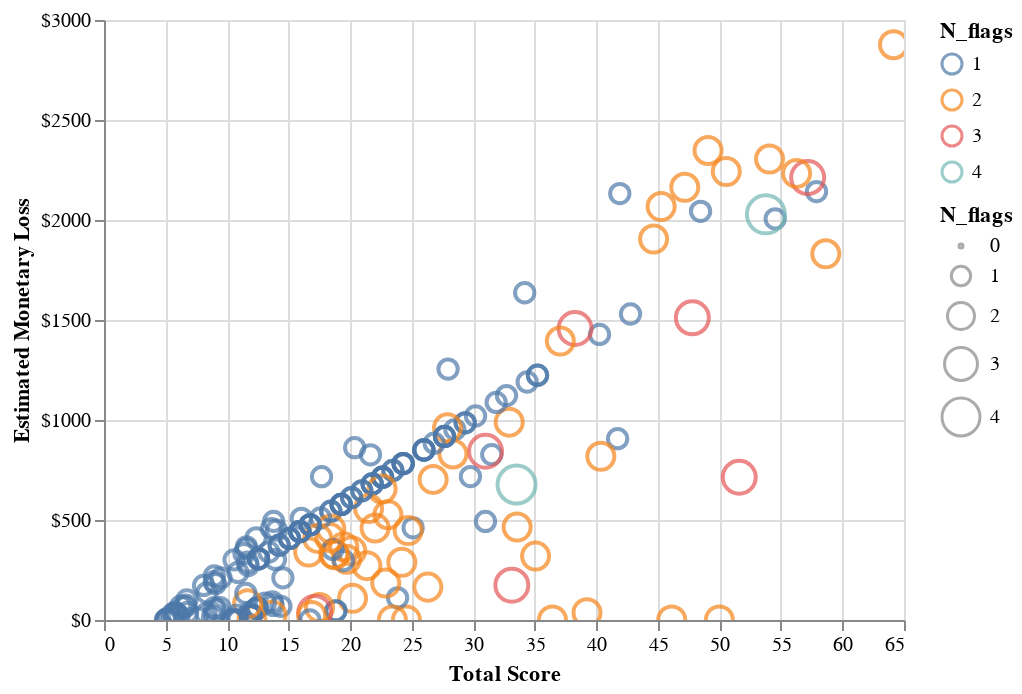

Here is the notebook cell this chart was saved with:
### Code cell
import altair as alt
alt.Chart(total_scores.reset_index()).mark_point().encode(
    alt.X("Total_score", axis=alt.Axis(title='Total Score')),
    alt.Y("Monetary", axis=alt.Axis(format='$f', title='Estimated Monetary Loss')),
    alt.Color("N_flags:N"),
    size="N_flags",
    tooltip=['Provider_ID:Q', 'Total_score', 'Monetary', 'N_flags']
).interactive()

### Figure 1 — Vega-Lite specification as saved in the notebook (floating-point values rounded to 4 significant figures; data arrays with more than 128 entries replaced by an {"elided": "..."} marker saying what was removed)
{"$schema": "https://vega.github.io/schema/vega-lite/v2.6.0.json", "config": {"view": {"height": 300, "width": 400}}, "data": {"name": "data-4b4adda9189aa734420a3f659ca49c1c"}, "datasets": {"data-4b4adda9189aa734420a3f659ca49c1c": {"elided": "224 records"}}, "encoding": {"color": {"field": "N_flags", "type": "nominal"}, "size": {"field": "N_flags", "type": "quantitative"}, "tooltip": [{"field": "Provider_ID", "type": "quantitative"}, {"field": "Total_score", "type": "quantitative"}, {"field": "Monetary", "type": "quantitative"}, {"field": "N_flags", "type": "quantitative"}], "x": {"axis": {"title": "Total Score"}, "field": "Total_score", "type": "quantitative"}, "y": {"axis": {"format": "$f", "title": "Estimated Monetary Loss"}, "field": "Monetary", "type": "quantitative"}}, "mark": "point", "selection": {"selector012": {"bind": "scales", "encodings": ["x", "y"], "mark": {"fill": "#333", "fillOpacity": 0.125, "stroke": "white"}, "on": "[mousedown, window:mouseup] > window:mousemove!", "resolve": "global", "translate": "[mousedown, window:mouseup] > window:mousemove!", "type": "interval", "zoom": "wheel!"}}}
